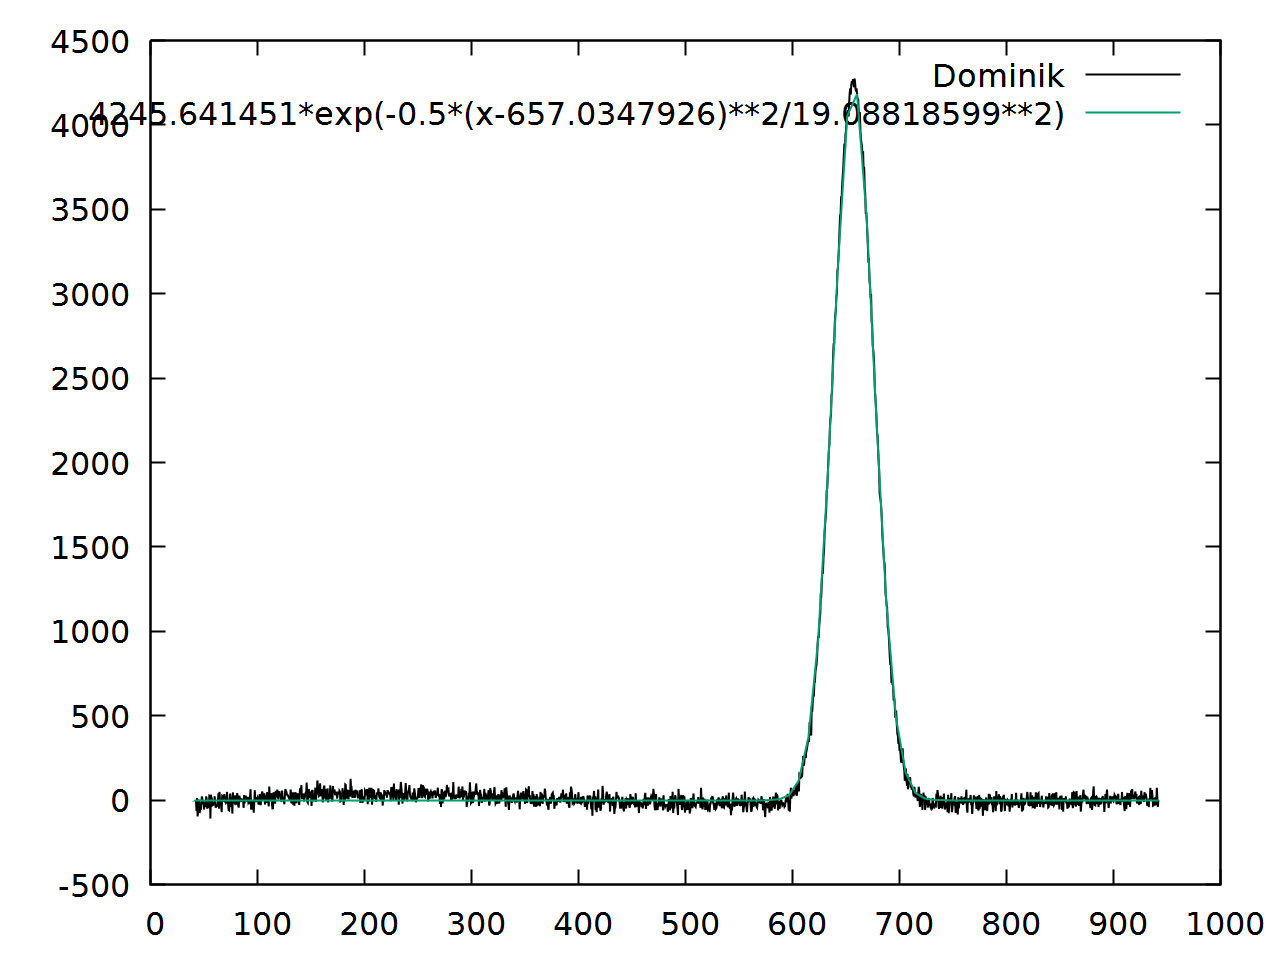

The gnuplot source for this figure:
reset

set encoding utf8

set bars 0.5
show bars
set pointsize 3

set key right top
set term pngcairo size 1280,960 fontscale 2 linewidth 2

set output "plot_dominik.png"
plot \
 "c_dominik.txt" using 1:2 title "Dominik" with lines lt rgb "black",\
 4245.641451*exp(-0.5*(x-657.0347926)**2/19.08818599**2)
